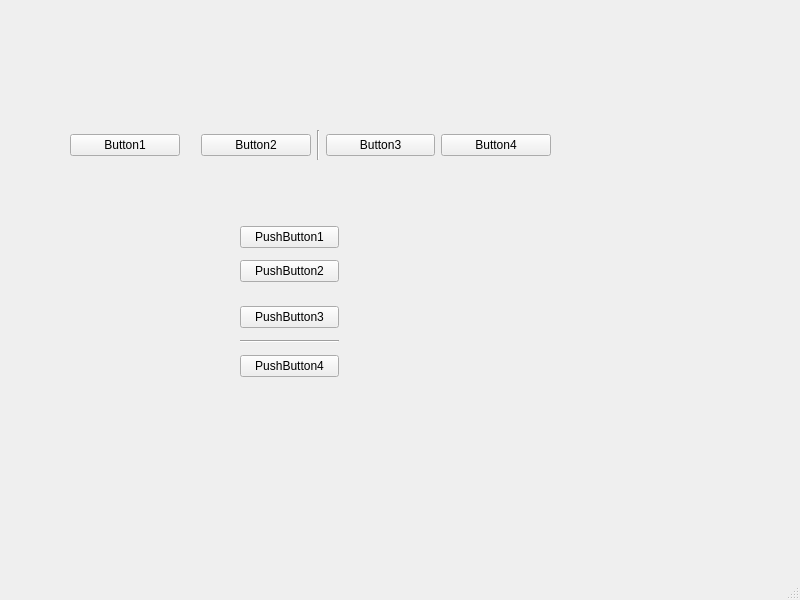
<?xml version="1.0" encoding="UTF-8"?>
<ui version="4.0">
 <class>MainWindow</class>
 <widget class="QMainWindow" name="MainWindow">
  <property name="geometry">
   <rect>
    <x>0</x>
    <y>0</y>
    <width>800</width>
    <height>600</height>
   </rect>
  </property>
  <property name="windowTitle">
   <string>MainWindow</string>
  </property>
  <widget class="QWidget" name="centralwidget">
   <widget class="QWidget" name="">
    <property name="geometry">
     <rect>
      <x>70</x>
      <y>130</y>
      <width>481</width>
      <height>30</height>
     </rect>
    </property>
    <layout class="QHBoxLayout" name="horizontalLayout">
     <item>
      <widget class="QPushButton" name="pushButton">
       <property name="text">
        <string>Button1</string>
       </property>
      </widget>
     </item>
     <item>
      <spacer name="horizontalSpacer">
       <property name="orientation">
        <enum>Qt::Horizontal</enum>
       </property>
       <property name="sizeType">
        <enum>QSizePolicy::Fixed</enum>
       </property>
       <property name="sizeHint" stdset="0">
        <size>
         <width>15</width>
         <height>20</height>
        </size>
       </property>
      </spacer>
     </item>
     <item>
      <widget class="QPushButton" name="pushButton_2">
       <property name="text">
        <string>Button2</string>
       </property>
      </widget>
     </item>
     <item>
      <widget class="Line" name="line_2">
       <property name="orientation">
        <enum>Qt::Vertical</enum>
       </property>
      </widget>
     </item>
     <item>
      <widget class="QPushButton" name="pushButton_3">
       <property name="text">
        <string>Button3</string>
       </property>
      </widget>
     </item>
     <item>
      <widget class="QPushButton" name="pushButton_4">
       <property name="text">
        <string>Button4</string>
       </property>
      </widget>
     </item>
    </layout>
   </widget>
   <widget class="QWidget" name="">
    <property name="geometry">
     <rect>
      <x>240</x>
      <y>220</y>
      <width>99</width>
      <height>164</height>
     </rect>
    </property>
    <layout class="QVBoxLayout" name="verticalLayout">
     <item>
      <widget class="QPushButton" name="pushButton_5">
       <property name="text">
        <string>PushButton1</string>
       </property>
      </widget>
     </item>
     <item>
      <widget class="QPushButton" name="pushButton_6">
       <property name="text">
        <string>PushButton2</string>
       </property>
      </widget>
     </item>
     <item>
      <spacer name="verticalSpacer">
       <property name="orientation">
        <enum>Qt::Vertical</enum>
       </property>
       <property name="sizeType">
        <enum>QSizePolicy::Fixed</enum>
       </property>
       <property name="sizeHint" stdset="0">
        <size>
         <width>20</width>
         <height>12</height>
        </size>
       </property>
      </spacer>
     </item>
     <item>
      <widget class="QPushButton" name="pushButton_7">
       <property name="text">
        <string>PushButton3</string>
       </property>
      </widget>
     </item>
     <item>
      <widget class="Line" name="line">
       <property name="orientation">
        <enum>Qt::Horizontal</enum>
       </property>
      </widget>
     </item>
     <item>
      <widget class="QPushButton" name="pushButton_8">
       <property name="text">
        <string>PushButton4</string>
       </property>
      </widget>
     </item>
    </layout>
   </widget>
  </widget>
  <widget class="QMenuBar" name="menubar">
   <property name="geometry">
    <rect>
     <x>0</x>
     <y>0</y>
     <width>800</width>
     <height>26</height>
    </rect>
   </property>
  </widget>
  <widget class="QStatusBar" name="statusbar"/>
 </widget>
 <resources/>
 <connections/>
</ui>
